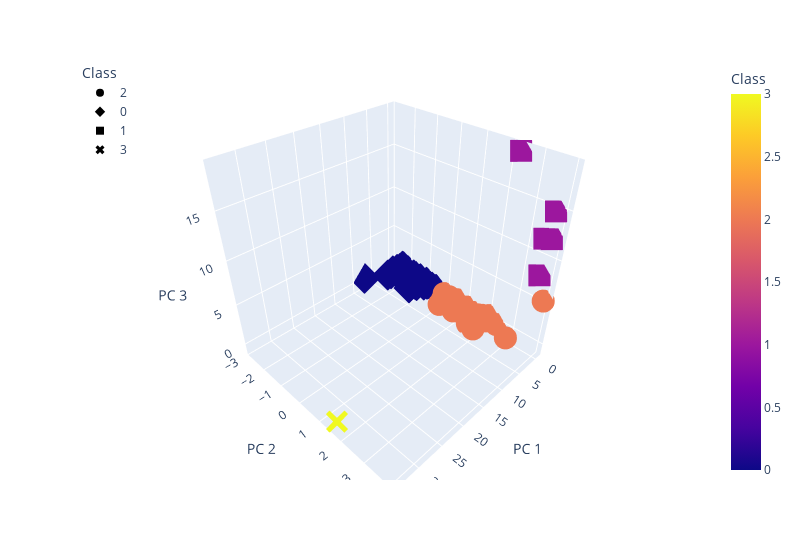

This figure's notebook cell:
### Markdown cell above
# Visualizing Results

### Code cell
# 1: Plot the 3D-scatter
fig = px.scatter_3d(
    clustered_df,
    x="PC 1",
    y="PC 2",
    z="PC 3",
    hover_name="CoinName",
    hover_data=["Algorithm"],
    color="Class",
    symbol="Class",
    width=800,
)
fig.update_layout(legend=dict(x=0, y=1))
fig.show()

### Figure 1 — Plotly figure (JSON) as saved in the notebook; plotly's stock layout.template omitted (floating-point values rounded to 4 significant figures; data arrays with more than 128 entries replaced by an {"elided": "..."} marker saying what was removed)
{"data": [{"customdata": {"elided": "287x1 str values"}, "hovertemplate": "<b>%{hovertext}</b><br><br>Class=%{marker.color}<br>PC 1=%{x}<br>PC 2=%{y}<br>PC 3=%{z}<br>Algorithm=%{customdata[0]}<extra></extra>", "hovertext": {"elided": "287 str values"}, "legendgroup": "2", "marker": {"color": {"elided": "287 int values"}, "coloraxis": "coloraxis", "symbol": "circle"}, "mode": "markers", "name": "2", "scene": "scene", "showlegend": true, "type": "scatter3d", "x": {"elided": "287 float values"}, "y": {"elided": "287 float values"}, "z": {"elided": "287 float values"}}, {"customdata": {"elided": "231x1 str values"}, "hovertemplate": "<b>%{hovertext}</b><br><br>Class=%{marker.color}<br>PC 1=%{x}<br>PC 2=%{y}<br>PC 3=%{z}<br>Algorithm=%{customdata[0]}<extra></extra>", "hovertext": {"elided": "231 str values"}, "legendgroup": "0", "marker": {"color": {"elided": "231 int values"}, "coloraxis": "coloraxis", "symbol": "diamond"}, "mode": "markers", "name": "0", "scene": "scene", "showlegend": true, "type": "scatter3d", "x": {"elided": "231 float values"}, "y": {"elided": "231 float values"}, "z": {"elided": "231 float values"}}, {"customdata": [["Proof-of-BibleHash"], ["Proof-of-Authority"], ["ECC 256K1"], ["SHA3-256"], ["Leased POS"]], "hovertemplate": "<b>%{hovertext}</b><br><br>Class=%{marker.color}<br>PC 1=%{x}<br>PC 2=%{y}<br>PC 3=%{z}<br>Algorithm=%{customdata[0]}<extra></extra>", "hovertext": ["BiblePay", "Poa Network", "Acute Angle Cloud", "Fiii", "Waves"], "legendgroup": "1", "marker": {"color": [1, 1, 1, 1, 1], "coloraxis": "coloraxis", "symbol": "square"}, "mode": "markers", "name": "1", "scene": "scene", "showlegend": true, "type": "scatter3d", "x": [-0.2397, -0.4045, -0.3568, -0.4979, -0.4454], "y": [3.824, 3.762, 3.659, 2.336, 3.574], "z": [12.19, 14.79, 8.062, 18.9, 11.87]}, {"customdata": [["TRC10"]], "hovertemplate": "<b>%{hovertext}</b><br><br>Class=%{marker.color}<br>PC 1=%{x}<br>PC 2=%{y}<br>PC 3=%{z}<br>Algorithm=%{customdata[0]}<extra></extra>", "hovertext": ["BitTorrent"], "legendgroup": "3", "marker": {"color": [3], "coloraxis": "coloraxis", "symbol": "x"}, "mode": "markers", "name": "3", "scene": "scene", "showlegend": true, "type": "scatter3d", "x": [33.78], "y": [1.576], "z": [-0.5122]}], "layout": {"coloraxis": {"colorbar": {"title": {"text": "Class"}}, "colorscale": [[0, "#0d0887"], [0.1111, "#46039f"], [0.2222, "#7201a8"], [0.3333, "#9c179e"], [0.4444, "#bd3786"], [0.5556, "#d8576b"], [0.6667, "#ed7953"], [0.7778, "#fb9f3a"], [0.8889, "#fdca26"], [1, "#f0f921"]]}, "legend": {"title": {"text": "Class"}, "tracegroupgap": 0, "x": 0, "y": 1}, "margin": {"t": 60}, "scene": {"domain": {"x": [0, 1], "y": [0, 1]}, "xaxis": {"title": {"text": "PC 1"}}, "yaxis": {"title": {"text": "PC 2"}}, "zaxis": {"title": {"text": "PC 3"}}}, "width": 800}}
